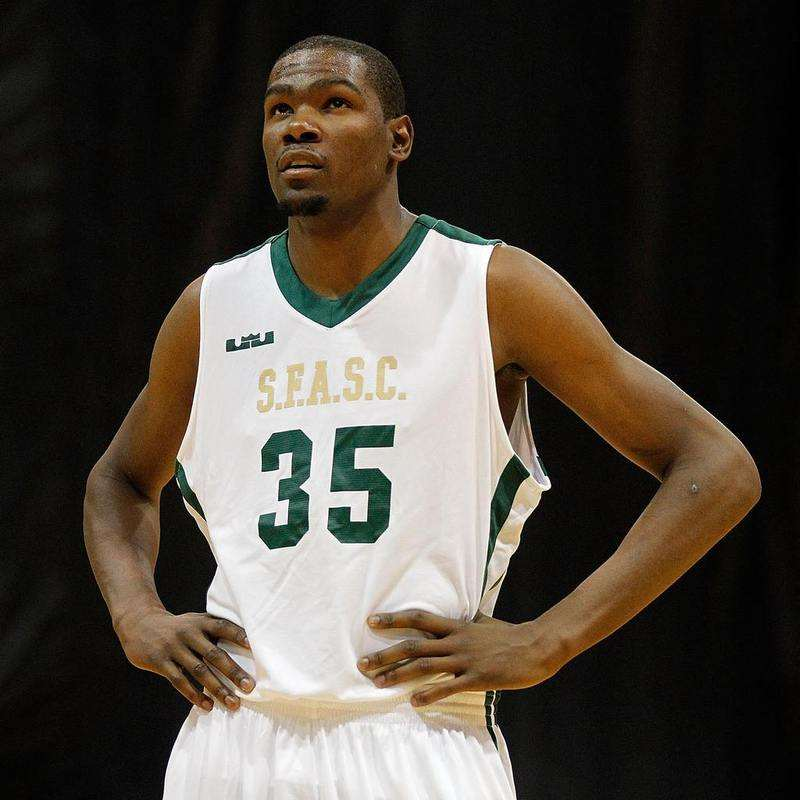
#> input picture ImageProcessing_1/durant.jpg, 800 x 800 px
$ python bgr2yuv_practice.py
#> lines starting #> are read from the running program, lines starting #| are printed output that depends on the picture
import cv2
import matplotlib.pyplot as plt


def bgr2yuv(img):
    yuv_img = cv2.cvtColor(img, cv2.COLOR_BGR2YUV)
    y, u, v = cv2.split(yuv_img)

    return y, u, v


def yuv2bgr(y, u, v):
    yuv_img = cv2.merge([y, u, v])
    bgr_img = cv2.cvtColor(yuv_img, cv2.COLOR_YUV2BGR)

    return bgr_img


def main():
    orig_img = cv2.imread('durant.jpg')
#> orig_img is the input picture: shape (800, 800, 3); mean B, G, R 60.8, 69.8, 76.8
    gray = cv2.cvtColor(orig_img, cv2.COLOR_BGR2GRAY)
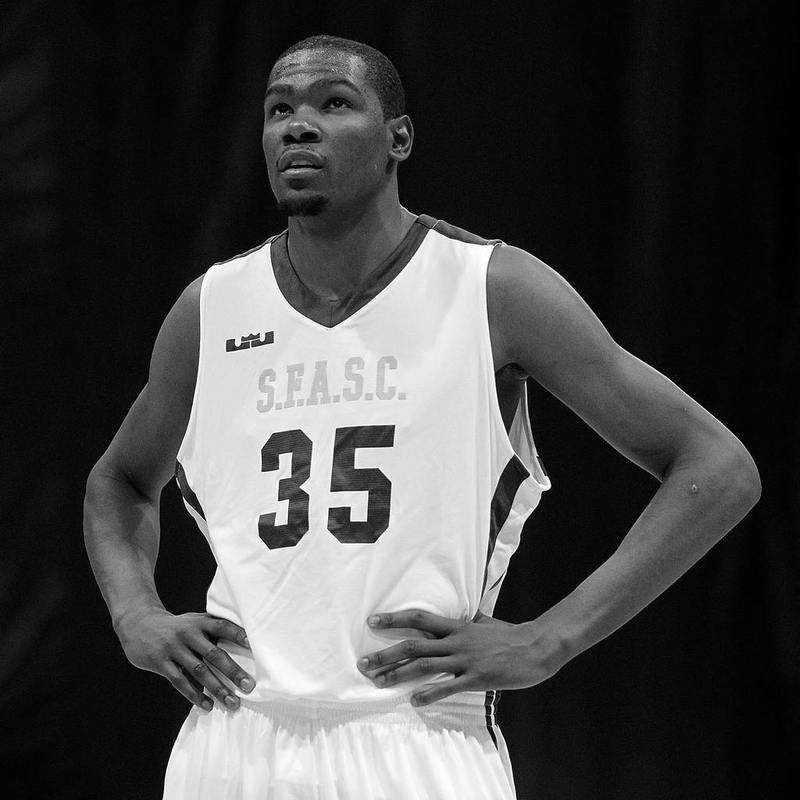
#> gray: shape (800, 800); min 0, max 255, mean 70.9
    y, u, v = bgr2yuv(orig_img)
#> in bgr2yuv, `yuv_img = cv2.cvtColor(img, cv2.COLOR_BGR2YUV)`: yuv_img: shape (800, 800, 3); mean of channels 0, 1, 2 70.9, 123.1, 133.3
#> in bgr2yuv, `y, u, v = cv2.split(yuv_img)`:
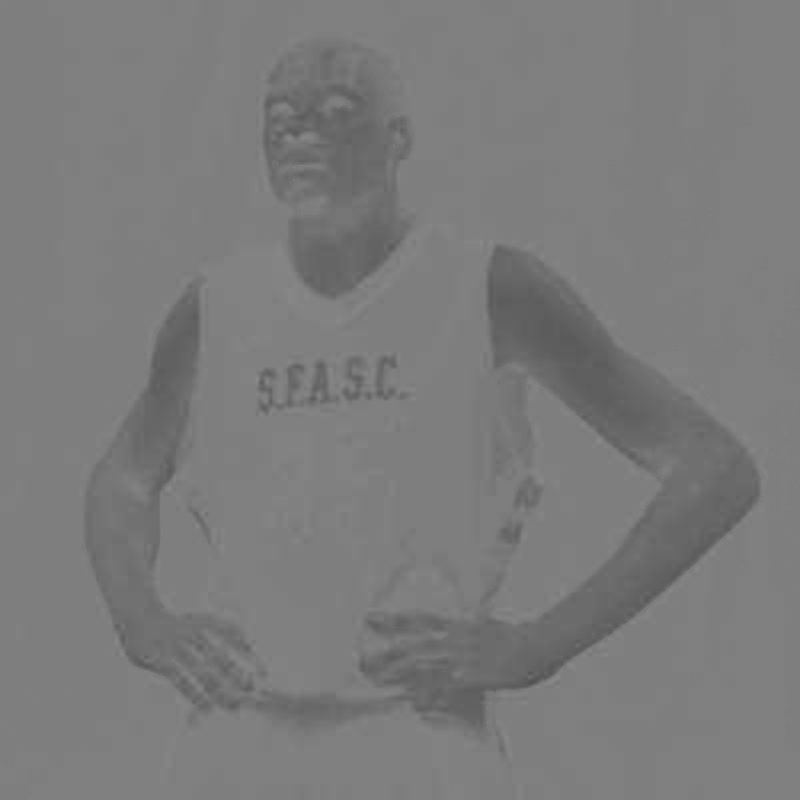
#> u: shape (800, 800); min 78, max 140, mean 123.1
#> in bgr2yuv, `y, u, v = cv2.split(yuv_img)`:
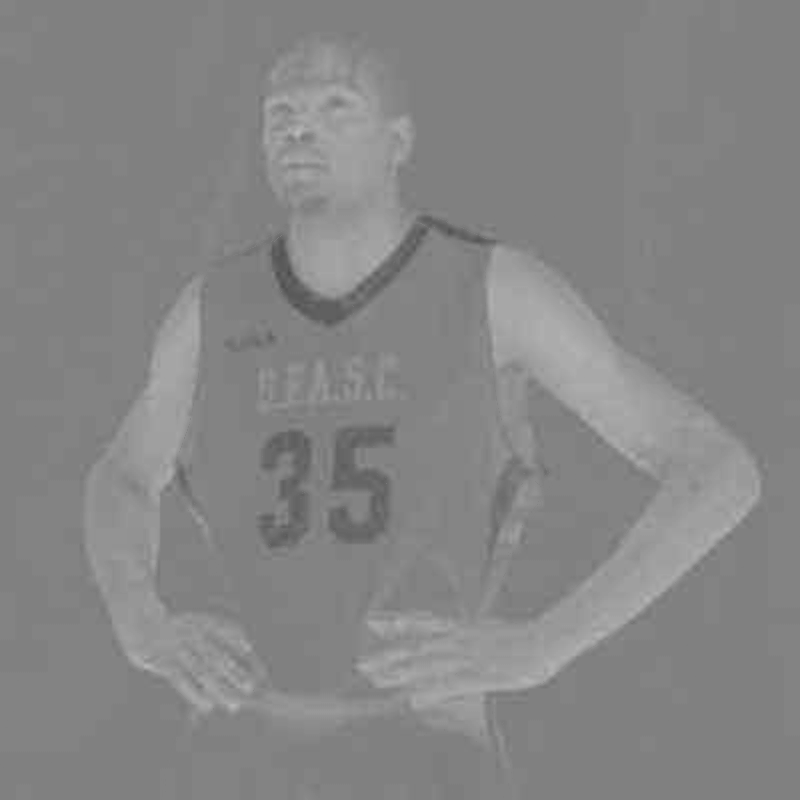
#> v: shape (800, 800); min 74, max 186, mean 133.3

    bgr_img = yuv2bgr(y, u, v)

    titles = ['orig_img', 'gray', 'Y channel','U channel','V channel','bgr_img']
    images = [orig_img, gray, y, u, v, bgr_img]
    for i in range(len(titles)):
        plt.subplot(2, 3, i+1)
        plt.imshow(images[i])
        plt.title(titles[i])
        plt.xticks([]), plt.yticks([])
    plt.show()
#> figure, not shown here; B, G, R data is drawn as R, G, B

if __name__ == '__main__':
    main()
